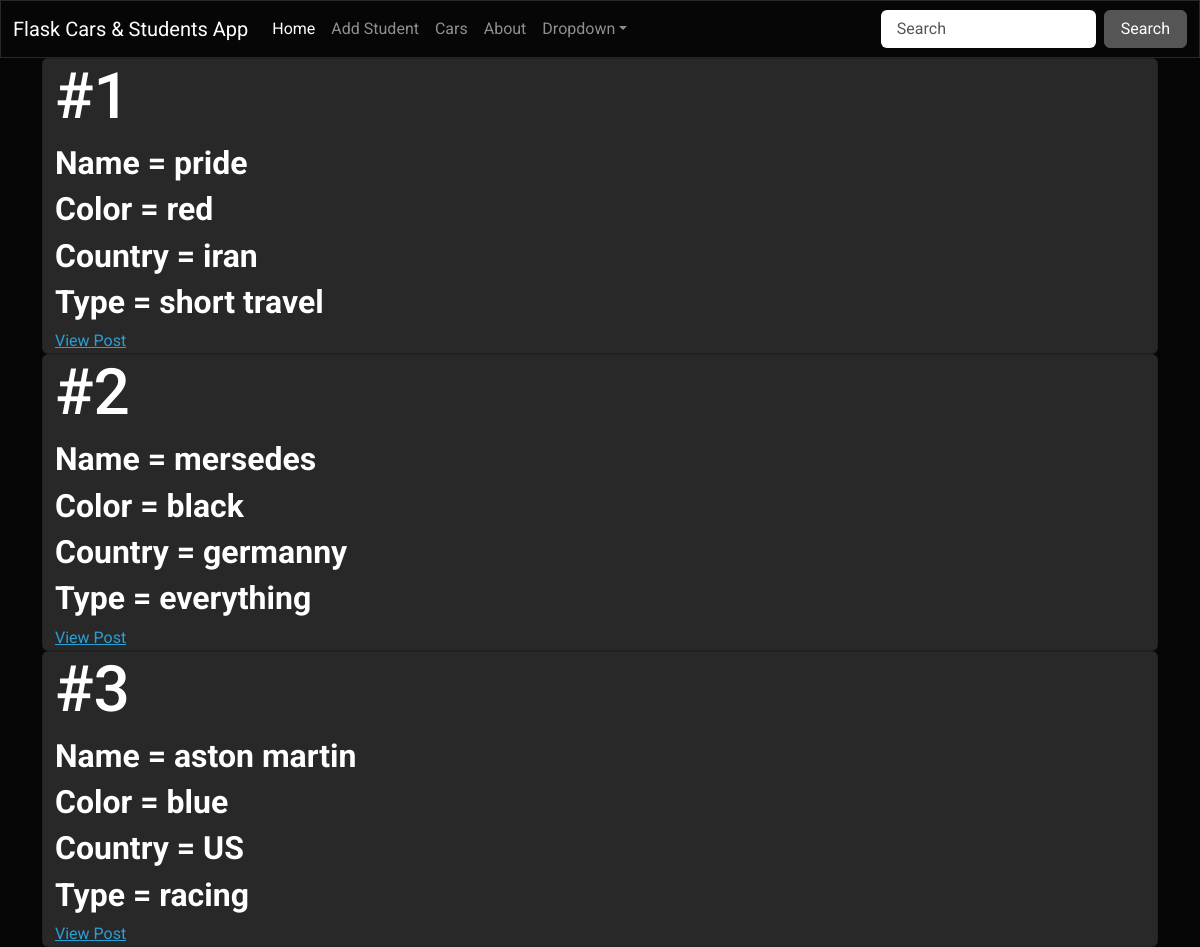
/cars, run on the app's committed database.
### app.py (models this page shows, shortened)
class Car(db.Model):
    id = db.Column(db.Integer ,primary_key = True)
    carname = db.Column(db.String(100),nullable=False)
    carcolor = db.Column(db.String(100),nullable=False)
    carmadeat = db.Column(db.String(100),nullable=False)
    cartype = db.Column(db.String(100),nullable=False)

### app.py (the view)
@app.route('/cars')
def cars():
    cars = Car.query.all()
    return render_template('cars.html',cars=cars)

### templates/cars.html (shortened to what this page needs)
{% extends "layout.html" %}
{% block content %}
        {% for car in cars %}
          <div class="card">
            <div class="container">
                <h1 class="text-red">#{{car.id}}</h1>
              <h4><b>Name = {{car.carname}}</b></h4>
              <h4><b>Color = {{car.carcolor}}</b></h4>
              <h4><b>Country = {{car.carmadeat}}</b></h4>
              <h4><b>Type = {{car.cartype}}</b></h4>
              <a href="{{ url_for('car', id=car.id)}}">View Post</a>
            </div>
          </div>
        {% endfor %}
{% endblock %}

### data on the page
Car: id "1", carname "pride", carcolor "red", carmadeat "iran", cartype "short travel"
Car: id "2", carname "mersedes", carcolor "black", carmadeat "germanny", cartype "everything"
Car: id "3", carname "aston martin", carcolor "blue", carmadeat "US", cartype "racing"
